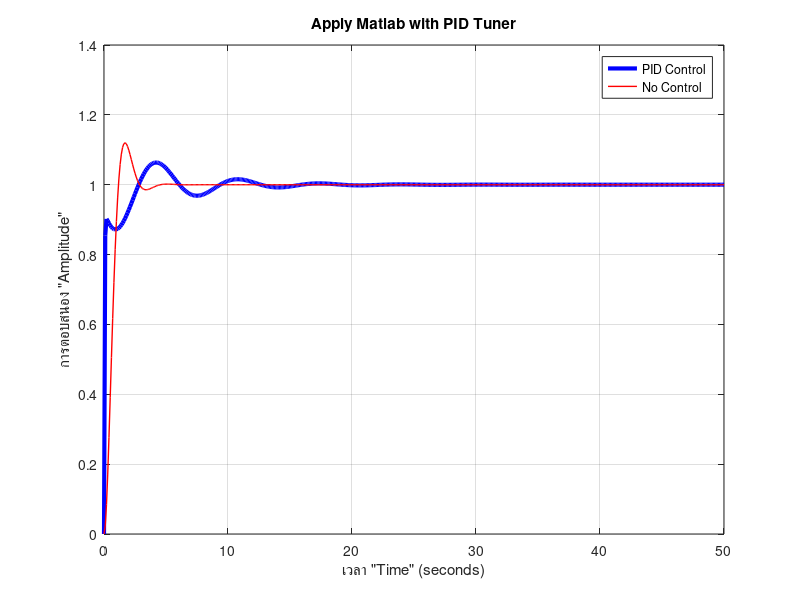

Recreate this plot in MATLAB.
clear
clc

Num = 10;
Denom = [2 5 10];
H = 1;
Gs = tf(Num, Denom); % define transfer function G(s) = 10 / (2s^2 + 5s + 10)

kp = 1.5;
ki = 5.2;
kd = 5;
G_ctr = pid(kp, ki, kd); % define pid control 
graph_ctr = feedback(Gs * G_ctr, H); %cal closed-loop transfer function

graph_open = Gs;
t = 0:0.1:50; 

[y_open_noctr, t_out] = lsim(graph_open, ones(size(t)), t); %no control 
[y_closed_ctr, ~] = lsim(graph_ctr, ones(size(t)), t); %control 

figure;
plot(t_out, y_closed_ctr, 'b', 'LineWidth', 3);
hold on;
plot(t_out, y_open_noctr, 'r', 'LineWidth', 1);
title('Apply Matlab with PID Tuner');
xlabel('เวลา "Time" (seconds)');
ylabel('การตอบสนอง "Amplitude"');
legend('PID Control', 'No Control');
grid on;